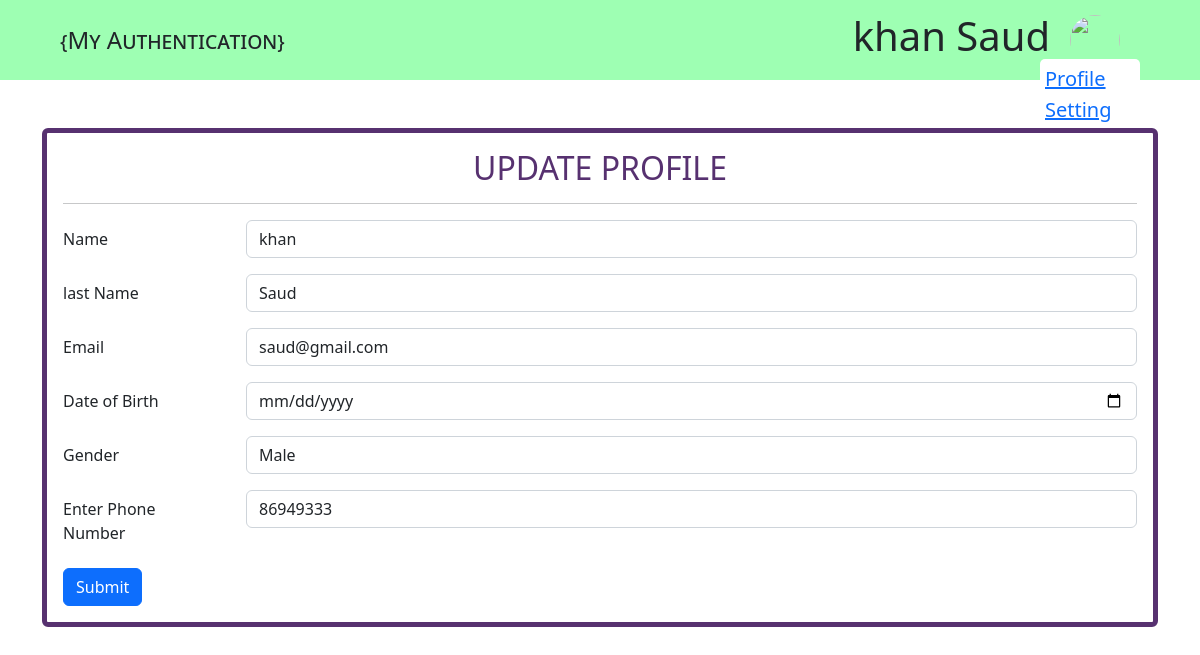
The app's page /dashboard/updateprofile (signed in) with its own data.
### accounts/models.py (models this page shows, shortened)
class User(AbstractBaseUser):
    email = models.EmailField(
        verbose_name='email address',
        max_length=255,
        unique=True,
    )
    first_name=models.CharField(max_length=80)
    last_name=models.CharField(max_length=80)
    date_of_birth=models.DateField()
    gender=models.CharField(max_length=80)
    type=models.CharField(max_length=150)
    phonenumber=models.CharField(max_length=15,unique=True)
    objects = UserManager()
    USERNAME_FIELD = 'email'
    REQUIRED_FIELDS = ['first_name','last_name']

### accounts/views.py (the view, shortened to what this page needs)
# urls.py: path('dashboard/updateprofile', views.UpdateProfile, name="updateprofile" ),
@login_required()
def UpdateProfile(request):
    user=User.objects.get(id=request.user.id)
    error=""
    return render(request,'updateprofile.html',{"user":user})

### accounts/templates/updateprofile.html (shortened to what this page needs)
{% extends 'basic.html' %}
{% block main %}
<div class="container mt-5">
    <div class="card mt-3" style="border: 5px solid #573170;">
        <div class="card-body">
            <h2 class="card-title text-center" style="text-transform: uppercase; color:#573170;">Update Profile</h2>
            <hr>
            <form  action="{% url 'updateprofile' %}" method="post">
                <div class="mb-3 row">
                    <label class="col-sm-2 col-form-label">Name</label>
                    <div class="col-sm-10">
                        <input type="text" name="firstname" class="form-control" value="{{user.first_name}}"   required >
                    </div>
                </div>
                <div class="mb-3 row">
                    <label class="col-sm-2 col-form-label">last Name</label>
                    <div class="col-sm-10">
                        <input type="text" name="lastname" class="form-control" value="{{user.last_name}}" required>
                    </div>
                </div>
                <div class="mb-3 row">
                    <label class="col-sm-2 col-form-label">Email</label>
                    <div class="col-sm-10">
                        <input type="email" name="email" id="email" value="{{user.email}}" class="form-control"  required>
                    </div>
                </div>
                <div class="mb-3 row">
                    <label class="col-sm-2 col-form-label">Date of Birth</label>
                    <div class="col-sm-10">
                        <input type="date" name="dob"  value="{{user.date_of_birth.value | date:'c'}}"  class="form-control"  required>
                    </div>
                </div>
                <div class="mb-3 row">
                    <label class="col-sm-2 col-form-label">Gender</label>
                    <div class="col-sm-10">
                        <select name="gender" value="{{user.gender}}" class="form-control">
                            <option value="MALE">Male</option>
                        </select>
                    </div>
                </div>
                <div class="mb-3 row">
                    <label class="col-sm-2 col-form-label">Enter Phone Number</label>
                    <div class="col-sm-10">
                        <input type="Text" name="phone" id="pass1" value="{{user.phonenumber}}"  class="form-control"  required>
                    </div>
                </div>
                <button type="submit" class="btn btn-primary float-right">Submit</button>
            </form>
        </div>
    </div>
</div>
{% endblock main %}

### accounts/templates/basic.html (shortened to what this page needs)
{% load static %}
<!DOCTYPE html>
<html lang="en">
<head>
    <link rel="stylesheet" href="{% static 'style.css' %}">
    <link href="https://cdn.jsdelivr.net/npm/bootstrap@5.2.3/dist/css/bootstrap.min.css" rel="stylesheet">
</head>
<body>
    <nav>
        <div class="logo">{My Authentication}</div>
        <div class="icon_username">
            <div class="userName">
                <h1>{{user.first_name}} {{user.last_name}} </h1>
            </div>
        <div class="icon">
            <img src="{% static 'images/icon.jpg' %}" alt="">
            <ul class="home_card">
                <li><a href="{% url 'updateprofile' %}">Profile</a></li>
                <li><a href="{% url 'changepassword' %}">Setting</a></li>
                <a href="{% url 'Logout' %}"<li>Logout</li></a>
            </ul>
        </div>
        </div>
    </nav>
        {% block main %}
        {% endblock main %}
</body>
</html>

### accounts/static/style.css (style rules this page uses)
* { margin: 0; padding: 0; box-sizing: border-box; list-style: none; text-decoration: none; }
body { width: 100vw; height: 100vh; background: whitesmoke; }
nav { width: 100%; height: 10%; background: rgb(158, 255, 179); display: flex; align-items: center; justify-content: space-between; padding: 0 5%; }
.icon { position: relative; width: 50px; height: 50px; border-radius: 50%; margin: 20px; }
.home_card { position: absolute; bottom: -110px; padding: 5px; right: -20px; background: white; border-radius: 5px; height: 100px; width: 100px; }
.home_card li { margin-bottom: 1px; font-size: 20px; cursor: pointer; }
.logo { font-variant: small-caps; font-size: 1.5rem; }
img { width: 100%; height: 100%; border-radius: 50%; }
.icon_username { display: flex; align-items: center; }

### records on screen
User: first_name "khan", last_name "Saud", firstname "khan", lastname "Saud", email "saud@gmail.com", gender "Male", phone "86949333"
